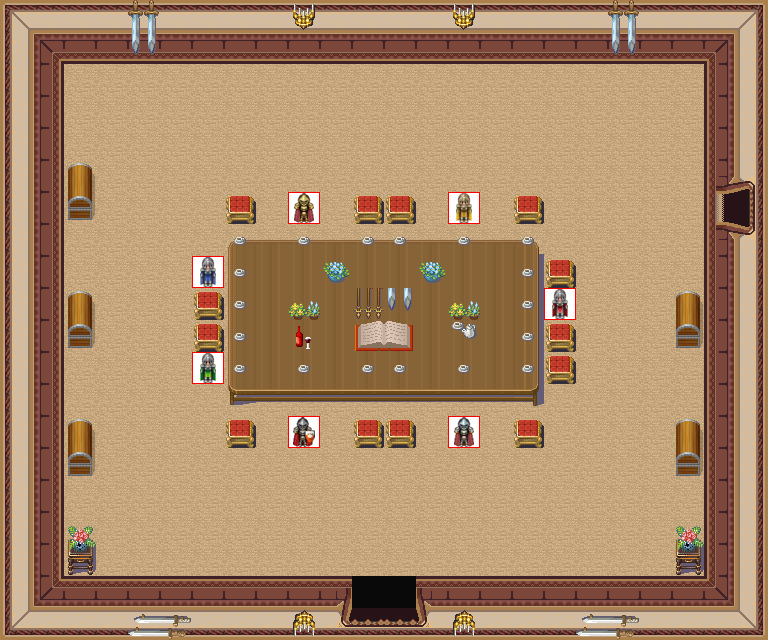

Rendered tile map (Tiled .tmx) drawn with the repository's tilesets; below, a short description and the map source with its tile grids summarised:
An orthogonal 24x20 tile map with 32x32 px tiles, 7 tile layers (0_floor, 1_terrain, 2_object, 3_roof, ...), 1 hidden layer not drawn, 17 tilesets.

<map version="1.2" tiledversion="1.2.2" orientation="orthogonal" renderorder="right-down" width="24" height="20" tilewidth="32" tileheight="32" infinite="0" nextlayerid="9" nextobjectid="1">
 <tileset firstgid="1" name="wall red" tilewidth="32" tileheight="32" tilecount="16" columns="4">
  <image source="../../tileset/building/wall/int_wall_dark_red.png" width="128" height="128" />
 </tileset>
 <tileset firstgid="17" name="int red wall" tilewidth="32" tileheight="32" tilecount="16" columns="4">
  <image source="../../tileset/building/wall/int_wall_dark_red_corners.png" width="128" height="128" />
 </tileset>
 <tileset firstgid="33" name="book" tilewidth="32" tileheight="32" tilecount="4" columns="2">
  <image source="../../tileset/item/documents/book.png" width="64" height="64" />
 </tileset>
 <tileset firstgid="37" name="collision" tilewidth="32" tileheight="32" tilecount="1" columns="1">
  <image source="../../tileset/logic/collision.png" width="32" height="32" />
 </tileset>
 <tileset firstgid="38" name="drewniany_stol2" tilewidth="32" tileheight="32" tilecount="9" columns="3">
  <image source="../../tileset/pol/wyposazenie/stoly/drewniany_stol2.png" width="96" height="96" />
 </tileset>
 <tileset firstgid="47" name="dzbanek_filizanka" tilewidth="32" tileheight="32" tilecount="2" columns="2">
  <image source="../../tileset/pol/wyposazenie/dzbanek_filizanka.png" width="64" height="32" />
 </tileset>
 <tileset firstgid="49" name="fotele_czerwone_zaslona" tilewidth="32" tileheight="32" tilecount="30" columns="5">
  <image source="../../tileset/pol/wyposazenie/fotele_czerwone_zaslona.png" width="160" height="192" />
 </tileset>
 <tileset firstgid="79" name="kafelki_rozne" tilewidth="32" tileheight="32" tilecount="80" columns="16">
  <image source="../../tileset/pol/domki/podloga/kafelki_rozne.png" width="512" height="160" />
 </tileset>
 <tileset firstgid="159" name="miecze" tilewidth="32" tileheight="32" tilecount="24" columns="6">
  <image source="../../tileset/pol/wyposazenie/miecze.png" width="192" height="128" />
 </tileset>
 <tileset firstgid="183" name="roslinki_doniczki" tilewidth="32" tileheight="32" tilecount="32" columns="16">
  <image source="../../tileset/pol/natura/kwiaty/roslinki_doniczki.png" width="512" height="64" />
 </tileset>
 <tileset firstgid="215" name="swiecznik" tilewidth="32" tileheight="32" tilecount="1" columns="1">
  <image source="../../tileset/pol/oswietlenie/swiecznik.png" width="32" height="32" />
 </tileset>
 <tileset firstgid="216" name="chest_2" tilewidth="32" tileheight="32" tilecount="6" columns="3">
  <image source="../../tileset/item/chest/chest_2.png" width="96" height="64" />
 </tileset>
 <tileset firstgid="222" name="bottles_and_cups" tilewidth="32" tileheight="32" tilecount="16" columns="4">
  <image source="../../tileset/item/drink/bottles_and_cups.png" width="128" height="128" />
 </tileset>
 <tileset firstgid="238" name="drzwi" tilewidth="32" tileheight="32" tilecount="12" columns="3">
  <image source="../../tileset/building/entrance/dark_red_ns_fancy.png" width="96" height="128" />
 </tileset>
 <tileset firstgid="250" name="brown" tilewidth="32" tileheight="32" tilecount="5" columns="5">
  <image source="../../tileset/ground/brown.png" width="160" height="32" />
 </tileset>
 <tileset firstgid="255" name="pol_rycerze" tilewidth="32" tileheight="32" tilecount="9" columns="9">
  <image source="../../tileset/logic/creature/pol_rycerze.png" width="288" height="32" />
 </tileset>
 <tileset firstgid="264" name="dark_red_ew" tilewidth="32" tileheight="32" tilecount="12" columns="4">
  <image source="../../tileset/building/entrance/dark_red_ew.png" width="128" height="96" />
 </tileset>
 <layer id="1" name="0_floor" width="24" height="20">
  <data>[480 cells, 480 non-empty, 1 distinct tile ids]</data>
 </layer>
 <layer id="2" name="1_terrain" width="24" height="20">
  <data>[480 cells, 232 non-empty, 26 distinct tile ids]</data>
 </layer>
 <layer id="3" name="2_object" width="24" height="20">
  <data>[480 cells, 51 non-empty, 25 distinct tile ids]</data>
 </layer>
 <layer id="4" name="3_roof" width="24" height="20">
  <data>[480 cells, 17 non-empty, 5 distinct tile ids]</data>
 </layer>
 <layer id="5" name="4_roof_add" width="24" height="20">
  <data>[480 cells, 6 non-empty, 1 distinct tile ids]</data>
 </layer>
 <layer id="6" name="objects" width="24" height="20">
  <data>[480 cells, 7 non-empty, 7 distinct tile ids]</data>
 </layer>
 <layer id="7" name="collision" width="24" height="20" visible="0">
  <data>[480 cells, 224 non-empty, 1 distinct tile ids]</data>
 </layer>
 <layer id="8" name="protection" width="24" height="20">
  <data>[480 cells, 0 non-empty, 0 distinct tile ids]</data>
 </layer>
</map>
